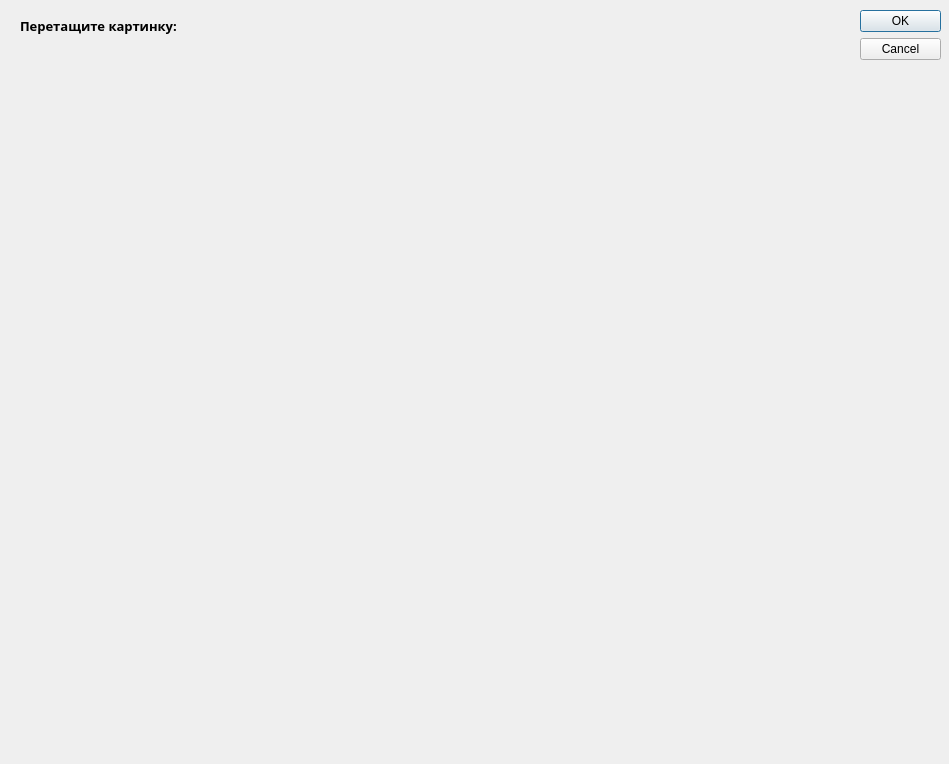
<?xml version="1.0" encoding="UTF-8"?>
<ui version="4.0">
 <class>Dialog</class>
 <widget class="QDialog" name="Dialog">
  <property name="geometry">
   <rect>
    <x>0</x>
    <y>0</y>
    <width>949</width>
    <height>764</height>
   </rect>
  </property>
  <property name="windowTitle">
   <string>Добавить фото</string>
  </property>
  <widget class="QDialogButtonBox" name="buttonBox">
   <property name="geometry">
    <rect>
     <x>860</x>
     <y>10</y>
     <width>81</width>
     <height>431</height>
    </rect>
   </property>
   <property name="orientation">
    <enum>Qt::Vertical</enum>
   </property>
   <property name="standardButtons">
    <set>QDialogButtonBox::Cancel|QDialogButtonBox::Ok</set>
   </property>
  </widget>
  <widget class="QLabel" name="label">
   <property name="geometry">
    <rect>
     <x>20</x>
     <y>10</y>
     <width>221</width>
     <height>31</height>
    </rect>
   </property>
   <property name="font">
    <font>
     <family>Raleway</family>
     <pointsize>10</pointsize>
     <weight>75</weight>
     <bold>true</bold>
    </font>
   </property>
   <property name="text">
    <string>Перетащите картинку:</string>
   </property>
  </widget>
  <widget class="QLabel" name="image_label">
   <property name="geometry">
    <rect>
     <x>20</x>
     <y>40</y>
     <width>831</width>
     <height>671</height>
    </rect>
   </property>
   <property name="text">
    <string/>
   </property>
  </widget>
 </widget>
 <resources/>
 <connections>
  <connection>
   <sender>buttonBox</sender>
   <signal>accepted()</signal>
   <receiver>Dialog</receiver>
   <slot>accept()</slot>
   <hints>
    <hint type="sourcelabel">
     <x>248</x>
     <y>254</y>
    </hint>
    <hint type="destinationlabel">
     <x>157</x>
     <y>274</y>
    </hint>
   </hints>
  </connection>
  <connection>
   <sender>buttonBox</sender>
   <signal>rejected()</signal>
   <receiver>Dialog</receiver>
   <slot>reject()</slot>
   <hints>
    <hint type="sourcelabel">
     <x>316</x>
     <y>260</y>
    </hint>
    <hint type="destinationlabel">
     <x>286</x>
     <y>274</y>
    </hint>
   </hints>
  </connection>
 </connections>
</ui>
